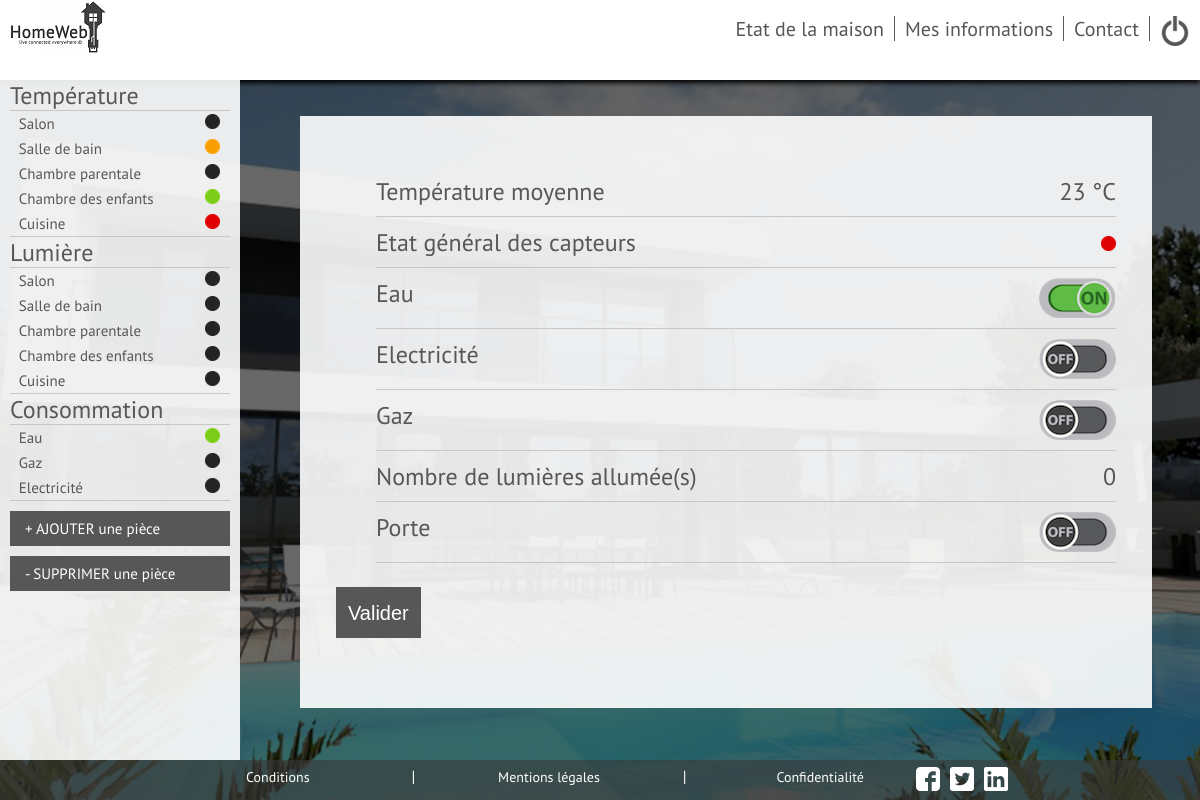
The app's page /Vues/etat.php (signed in), older data.
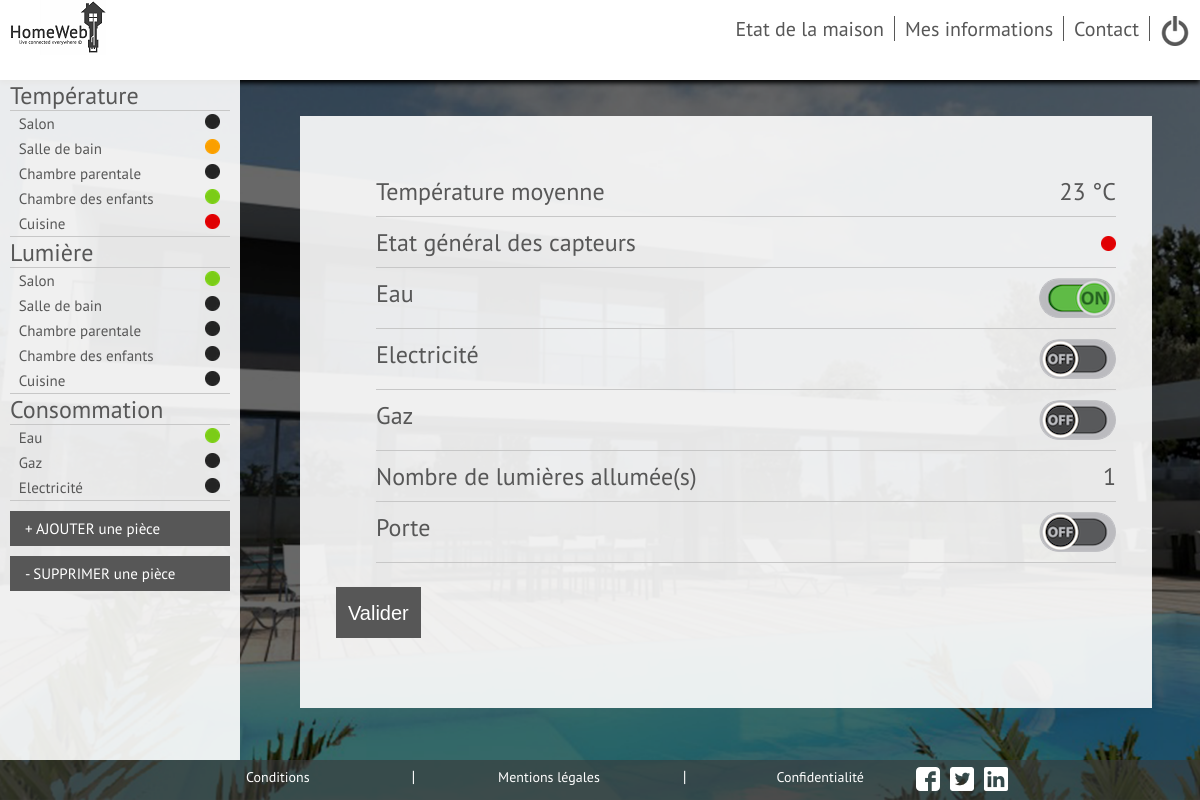
The same page, newer data.
### tables this page shows
CREATE TABLE `pieces` (
  `id` int(11) NOT NULL,
  `id_Utilisateur` int(11) NOT NULL,
  `Nom` varchar(255) NOT NULL,
  `presence_temp` int(11) NOT NULL,
  `presence_lum` int(11) NOT NULL,
  `temperature` int(11) NOT NULL,
  `lumiere` int(11) NOT NULL,
  `etat_temp` int(11) NOT NULL,
  `numero_capteur_t` varchar(250) NOT NULL,
  `control_tech_t` date NOT NULL,
  `control_tech_l` date NOT NULL,
  `numero_capteur_l` varchar(250) NOT NULL,
  `consigne_temp` int(11) NOT NULL
);

### Controleur/fonctions.php (the view, shortened to what this page needs)
<?php
function Etat_eau($id,$db)
{
    $etat = 2;
    $reponse = $db->prepare('SELECT etat FROM eau WHERE id= ?');
    $reponse->execute(array($id));
    while ($donnees = $reponse->fetch())
    {
	   $etat = $donnees['etat'];
    }
    return $etat;
}
function Etat_elec($id,$db)
{
    $etat = 2;
    $reponse = $db->prepare('SELECT etat FROM elec WHERE id= ?');
    $reponse->execute(array($id));
    while ($donnees = $reponse->fetch())
    {
	   $etat = $donnees['etat'];
    }
    return $etat;
}
function Etat_gaz($id,$db)
{
    $etat = 2;
    $reponse = $db->prepare('SELECT etat FROM gaz WHERE id= ?');
    $reponse->execute(array($id));
    while ($donnees = $reponse->fetch())
    {
	   $etat = $donnees['etat'];
    }
    return $etat;
}
function cascade_temp($id,$db)
{
    $reponse = $db->prepare('SELECT Nom, etat_temp FROM Pieces WHERE id_Utilisateur = ? AND presence_temp = 1');
    $reponse->execute(array($id));
    echo "<ul>";
    while ($donnees = $reponse->fetch())
    {
        $nom_piece = $donnees['Nom'];
        $etat = $donnees['etat_temp'];
        if ($etat == 0)
        {
        echo ("<li><a href=\"temperature.php?piece=$nom_piece\">" . $nom_piece . "</a> <span><img src=\"../image/Pastille_noire.png\" title=\"Éteint\"></span></li>");
        }
        if ($etat == 1)
        {
        echo ("<li><a href=\"temperature.php?piece=$nom_piece\">" . $nom_piece . "</a> <span><img src=\"../image/Pastille_verte.png\" title=\"Marche\"></span></li>");
        }
        if ($etat == 2)
        {
        echo ("<li><a href=\"temperature.php?piece=$nom_piece\">" . $nom_piece . "</a> <span><img src=\"../image/Pastille_orange.png\" title=\"En cours de régulation\"></span></li>");
        }
        if ($etat == 3)
        {
        echo ("<li><a href=\"temperature.php?piece=$nom_piece\">" . $nom_piece . "</a> <span><img src=\"../image/Pastille_rouge.png\" title=\"En Panne\"></span></li>");
        }
    }
    echo "</ul>";
}
function cascade_lum($id,$db)
{
    $reponse = $db->prepare('SELECT Nom, lumiere FROM Pieces WHERE id_Utilisateur = ? AND presence_lum = 1');
    $reponse->execute(array($id));
    echo "<ul>";
    while ($donnees = $reponse->fetch())
    {
        $nom_piece = $donnees['Nom'];
        $etat = $donnees['lumiere'];
        if ($etat == 0)
        {
        echo ("<li><a href=\"lumiere.php?piece=$nom_piece\">" . $nom_piece . "</a> <span><img src=\"../image/Pastille_noire.png\" title=\"Eteint\"></span></li>");
        }
        if ($etat == 1)
        {
        echo ("<li><a href=\"lumiere.php?piece=$nom_piece\">" . $nom_piece . "</a> <span><img src=\"../image/Pastille_verte.png\" title=\"Allumé\"></span></li>");
        }
    }
    echo "</ul>";
}
function temp_moyenne($id,$db)
{
    $temp_m = 0;
    $n = 0;
    $reponse = $db->prepare('SELECT temperature FROM Pieces WHERE id_Utilisateur= ? AND presence_temp = 1');
    $reponse->execute(array($id));
    while ($donnees = $reponse->fetch())
    {
        $temp_m = $temp_m + $donnees['temperature'];
        $n = $n + 1;
    }
    $temp_m = $temp_m / $n;
    return ceil($temp_m);
}
function nombre_lum_on($id,$db)
{
    $n_lum = 0;
    $reponse = $db->prepare('SELECT lumiere FROM Pieces WHERE id_Utilisateur= ? AND presence_lum = 1');
    $reponse->execute(array($id));
    while ($donnees = $reponse->fetch())
    {
        $etat = $donnees['lumiere'];
        $n_lum = $n_lum + $etat;
    }
    return $n_lum;
}
function etat_general_capteur($id,$db)
{
    $etat_general = 0;
    $reponse = $db->prepare('SELECT etat_temp FROM Pieces WHERE id_Utilisateur = ?');
    $reponse->execute(array($id));
    while ($donnees = $reponse->fetch())
    {
        if ($donnees['etat_temp'] > $etat_general)
        {
        $etat_general = $donnees['etat_temp'];
        }
    }
    if ($etat_general == 0)
        {
        echo ("<span><img src=\"../image/Pastille_noire.png\" title=\"Eteint\"></span>");
        }
        else if ($etat_general == 1)
        {
        echo ("<span><img src=\"../image/Pastille_verte.png\" title=\"Allumé\"></span>");
        }
        else if ($etat_general == 2)
        {
        echo ("<span><img src=\"../image/Pastille_orange.png\" title=\"En cours de régulation\"></span>");
        }
        else if ($etat_general == 3)
        {
        echo ("<span><img src=\"../image/Pastille_rouge.png\" title=\"En panne\"></span>");
        }
}
function pastille_etat_eau($id,$db)
{
    $etat_general = Etat_eau($id,$db);
    if ($etat_general == 0)
        {
        echo ("<span><img src=\"../image/Pastille_noire.png\" title=\"Eteint\"></span>");
        }
        else if ($etat_general == 1)
        {
        echo ("<span><img src=\"../image/Pastille_verte.png\" title=\"Allumé\"></span>");
        }
        else if ($etat_general == 3)
        {
        echo ("<span><img src=\"../image/Pastille_rouge.png\" title=\"En panne\"></span>");
        }
}
function pastille_etat_gaz($id,$db)
{
    $etat_general = Etat_gaz($id,$db);
    if ($etat_general == 0)
        {
        echo ("<span><img src=\"../image/Pastille_noire.png\" title=\"Eteint\"></span>");
        }
}
function pastille_etat_elec($id,$db)
{
    $etat_general = Etat_elec($id,$db);
    if ($etat_general == 0)
        {
        echo ("<span><img src=\"../image/Pastille_noire.png\" title=\"Eteint\"></span>");
        }
}
?>

### Vues/etat.php (shortened to what this page needs)
<!DOCTYPE HTML>
<?php
require("../Controleur/fonctions.php");
?>
<html>
	<head>
		<link rel="stylesheet" type="text/css" href="../Styles/main.css" />
	</head>
	<body>
        <div id="page">
            <header>
                <?php
                include ("../entete.php");
                ?>
            </header>
            <div id=capteurs>
                <ul>
                    <li><a href="#">Température</a>
                        <?php cascade_temp($_SESSION['id'],$db) ?>
                    </li>
                    <li><a href="#">Lumière</a>
                        <?php cascade_lum($_SESSION['id'],$db) ?>
                    </li>
                    <li><a href="#">Consommation</a>
                        <ul>
                            <li><a href="eau.php">Eau</a> <span> <?php pastille_etat_eau($_SESSION['id'],$db) ?></span></li>
                            <li><a href="gaz.php">Gaz</a> <span> <?php pastille_etat_gaz($_SESSION['id'],$db) ?></span></li>
                            <li><a href="elec.php">Electricité</a> <span> <?php pastille_etat_elec($_SESSION['id'],$db) ?></span></li>
                        </ul>
                    </li>
                    <li>
                        <a class="bouton_type" href="ajout_piece.php">+  AJOUTER une pièce</a>
                        <a class="bouton_type" href="suppr.php">- SUPPRIMER une pièce</a>
                    </li>
                </ul>
	       	</div>
            <div id=boite>
                <form name="login" action="../Controleur/trucajouter.php" method="post" accept-charset="utf-8">
                <ul>
                    <li>Température moyenne <span><?php echo temp_moyenne(1,$db) ?> °C</span></li>
                    <li>Etat général des capteurs <?php etat_general_capteur($_SESSION['id'],$db) ?></li>
                    <li>Eau
                        <label class="switch">
                            <div class="slider"></div>
                        </label>
                    </li>
                    <li>Electricité
                        <label class="switch">
                            <div class="slider"></div>
                        </label>
                    </li>
                    <li>Gaz
                        <label class="switch">
                            <div class="slider"></div>
                        </label>
                    </li>
                    <li>Nombre de lumières allumée(s) <span><?php echo nombre_lum_on(1,$db) ?></span></li>
                    <li>Porte
                        <label class="switch">
                            <div class="slider"></div>
                        </label>
                    </li>
                </ul>
                    <input id="boutons_valider" type="submit" name="bouton_submit" value="Valider"/>
                </form>
            </div>
            <?php include ("../footer.php");?>
        </div>
	</body>
</html>

### entete.php
<?php
echo '  <div id="logo">
            <a href="../image/logo.png"><img src="../image/logomini.png" alt="Logo HomeWeb" title="Logo HomeWeb"/>
        </div>
        <nav>
            <ul>
                <li><a href="../Vues/etat.php">Etat de la maison</a></li>
                <li><a href="../Vues/infos.php">Mes informations</a></li>
                <li><a href="../Vues/contact.php">Contact</a></li>
                <div id=logodeco><a href="../Controleur/logout.php"><img src="../Vues/image/onoff.png"></a></div>
            </ul>
        </nav>';
?>

### footer.php
<?php echo' <footer>
                <nav>
                    <ul>
                        <li><a href="#">Conditions</a></li>
                        <li>|</li>
                        <li><a href="#">Mentions légales</a></li>
                        <li>|</li>
                        <li><a href="#">Confidentialité</a></li>
                    <div id=social>
                        <ul>
                        <li><a href="../image/facebook.png"><img src="image/facebook.png" alt="Facebook" title="Facebook"/></li>
                        <li><a href="../image/twitter.png"><img src="image/twitter.png" alt="Twitter" title="Twitter"/></li>
                        <li><a href="../image/linkedin.png"><img src="image/linkedin.png" alt="Linkedin" title="Linkedin"/></li>
                        </ul>
                    </div>
                    </ul>
                </nav>
            </footer>';?>

### Styles/main.css (style rules this page uses)
html, #page { height: 100%; width: 100%; }
body { background: url('../image/fond.png') ; background-position: center ; background-repeat: no-repeat ; background-attachment: fixed ; background-size: cover ; color: #575757; font-family: pt_sansregular; margin: 0px; height: 100%; }
#logo { margin-left: 10px; }
header nav ul { list-style-type: none; display: flex; }
header nav li { padding-left:10px; padding-right:10px; border: 1px; border-right-style:solid; }
header { display: flex; justify-content: space-between; background-color: white; box-shadow: 0px 3px 5px black; height: 10%; }
footer { display: flex; bottom:0; position:absolute; width:100%; background-color: rgba(57,57,57,0.6); color:white; height: 5%; text-align:center; list-style:none; }
footer nav { width:100%; }
footer nav ul { list-style-type:none; display:flex; width:65%; padding:0; margin:auto; margin-top:0.5%; margin-bottom:0.5%; }
footer nav li { width:100%; }
footer nav ul li a { color:white; font-size:14px; }
nav a { font-size: 20px; text-decoration: none; color: #575757; }
#objects, #objects ul, #capteurs, #capteurs ul { padding: 0; margin: 0; list-style: none; }
#capteurs { background-color: rgba(255,255,255,0.9); width: 20%; height: 85%; overflow: auto; display: inline-block; vertical-align: top; max-width: 300px; min-width: 200px; }
#capteurs ul li { font-size: x-large; margin-left: 10px; margin-right:10px; }
#capteurs ul li ul li { font-size: 15px; padding-top:3px; padding-bottom:3px; display:flex; justify-content:space-between; }
#capteurs ul li ul li a:before { content: '• '; opacity: 0; margin-left: -12px; }
#capteurs ul li ul { border: 1px; border-top-style:solid; border-bottom-style:solid; border-color: rgb(199,199,199); }
#capteurs a { text-decoration:none; color:#575757; }
#boite { background-color: rgba(255,255,255,0.9) ; font-size: 24px; margin-top: 3%; margin-right: 5%; margin-left: 5%; width: 65%; padding: 3% 3% 3% 3%; display:inline-block; position: fixed; vertical-align:top; height:65%; overflow:auto; }
#boite ul li { display:flex; justify-content: space-between; border: 1px; border-bottom-style:solid; border-color: rgb(199,199,199); margin-bottom: 10px; padding-bottom: 10px; }
.slider { cursor:pointer; background: url(../image/boutonOFF.png) no-repeat; padding: 0px 77px 40px 0px; border-radius: 20px; }
input:checked + .slider { background: url(../image/boutonON.png) no-repeat; }
#capteurs .bouton_type { cursor: pointer; border-style: solid; background-color: #575757; border-color: #575757; padding: 5px; font-size: 15px; display: flex; margin-top: 10px; padding-left: 12px; color:white; margin-bottom:10px; }
#logodeco { height:25px; margin-left: 10px; margin-right:10px; }
#social ul li { margin-left:10px; display:flex; justify-content: flex-end; }
#boutons_valider { cursor: pointer; border-style: solid; background-color: #575757; border-color: #575757; color: white; padding-bottom:11px; padding-top:13px; padding-left:10px; padding-right:10px; font-size:20px; }

Row changes from the older to the newer data that the page shows:
changed pieces "Salon": lumiere 0 → 1 (drawn); lumiere: picture added; lumiere: picture removed
Text that changed along with them:
nombre_lum_on(1,$db): "0" → "1"
